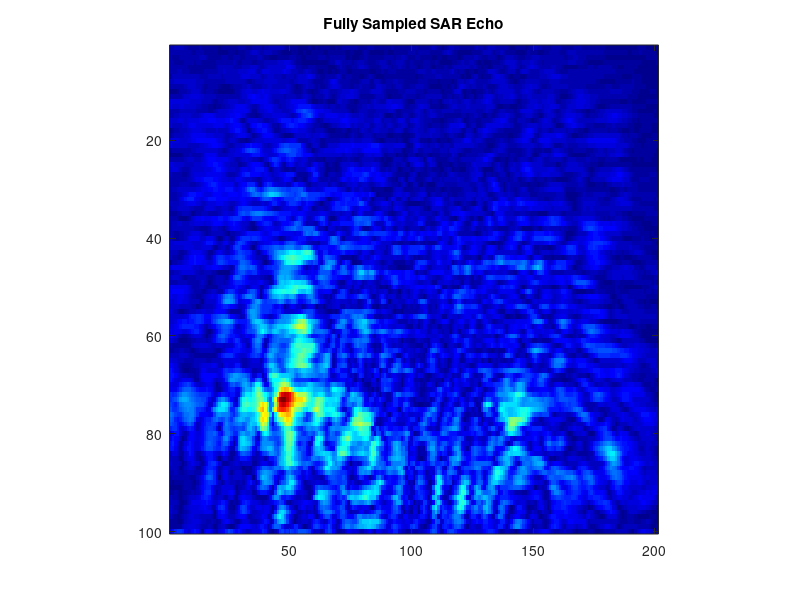
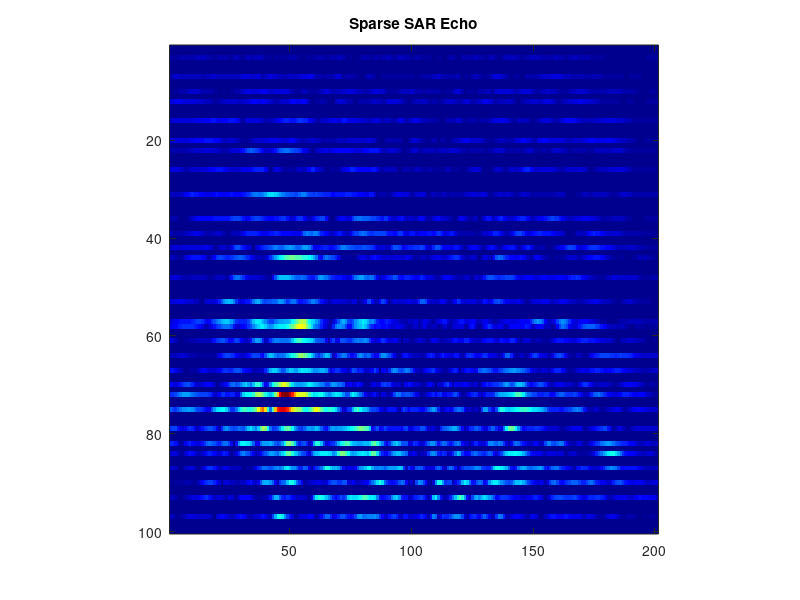

Write MATLAB code to recreate these figures, in order. (Note: this script raises an error after producing the figures.)
clear
close all
clc
tic;

%% load data

addpath('utils');
data=load('sardata.mat');
data=data.sardata;
sarData=data.range_slice;
figure;imagesc(abs(sarData));axis square;colormap('jet');             % range slice echo
title 'Fully Sampled SAR Echo';
xyz=data.slice_xyz;                                                   % dx dy and distance z0
params=data.params;

%% chose MC methods(TCTA/TVNNA)

IS_TCTA_OR_TVNNA = 1;   % tcta==1,tvnna=2

%% imaging parameters

dx=xyz.dx;
dy=xyz.dy;                        % sampling interval at x,y axis in mm
z0=xyz.distance;                  % distance of radar and target at mm
f0=params.f0;                     % start frequency
c=params.c;                       % speed of light
fslope=params.fslope;             % slope const (Hz/sec)
fs=params.fs;                     % sampling rate (sps)
num_sample=params.num_sample;     % number of sampling points at z axis
nFFTspace=params.nFFTspace;       % number of FFT points for wave-domain
k = 2*pi*f0/c;                    % wave number
imSize =400;                      % image size at mm
amplitude=-40;                    % amplitude of [-40,0] dB after normalization

%% mask of different sparse sampling pattern

[M,N]= size(sarData);mask=zeros(M,N);

%% random sparse

% samp_rate = 0.2; chosen = randperm(M*N,round(samp_rate*M*N)); mask(chosen)=1;                                 % random: 20%

%% structured sparse

% % uniform sparse

% masknum=2;mask([1:masknum:end],:)=1;                                                                          % row: 50%

% masknum=4;mask([1:masknum:end],:)=1;                                                                          % row: 25%

% masknum=2;mask(:,[1:masknum:end])=1;                                                                          % column: 50%

% masknum=4;mask(:,[1:masknum:end])=1;                                                                          % column: 25%


% % non-uniform

% mask([1,3,4,7,9,10,12,14,15,18,20,21,24,26,29,31,32,34,36,39,41,43,45,47,49, ...
%     50,53,55,58,59,61,62,65,67,69,70,72,75,76,79,80,82,84,87,88,90,93,95,97,100],:)=1;                        % row 50%

mask([3,7,10,12,16,20,22,26,31,36,39,42,44,48,53,57,58,61,64,67,70,72,75,79,82,84,87,90,93,97],:)=1;          % row 30%

% mask([7,11,15,22,27,32,36,39,42,45,48,51,53,57,61,65,68,71,75,78,81,84,88,93,96],:)=1;                        % row 25%

% mask([11,15,22,27,33,39,43,48,52,56,60,63,67,70,73,78,81,84,88,93],:)=1;                                      % row 20%

% mask([7,15,25,36,42,48,54,59,64,70,76,81,87,90,96],:)=1;                                                      % row 15%

% mask(:,[1,3,10,12,16,20,25,26,30,32,36,39,44,48,50,52,57,61,66,68,70,72,75,79, ...
%     82,84,87,88,93,97,101,105,109,111,115,119,124,125,129,131,135,138,143,147, ...
%     149,151,156,160,165,167,169,171,174,178,181,183,186,187,192,196])=1;                                      % column 30%

% mask(:,[3,6,12,14,20,25,28,32,39,45,47,57,51,61,66,70,74,79,82,88,93,96,101, ...
%     107,112,118,127,124,136,133,141,147,154,158,163,169,172,177,184,181,190,197])=1;                          % column 20%

% mask(:,[7,15,22,29,36,42,48,57,64,71,78,84,90,96,100,102,109,115,122,127,136, ...
%     142,148,157,164,171,178,184,190,193,197])=1;                                                              % column 15%


% zigzag sparse sample

% masknum=2;mask([1:masknum*2:M,4:masknum*2:M],1:100)=1;mask([2:masknum*2:M,3:masknum*2:M],101:N)=1;            % 50%

% masknum=3;mask([1:masknum*2:M,6:masknum*2:M],1:67)=1;
% mask([2:masknum*2:M,5:masknum*2:M],68:133)=1;mask([3:masknum*2:M,4:masknum*2:M],134:N)=1;                     % 33.3%

% masknum=4;mask([1:masknum*2:M,8:masknum*2:M],1:50)=1;mask([2:masknum*2:M,7:masknum*2:M],51:100)=1;
% mask([3:masknum*2:M,6:masknum*2:M],101:150)=1;mask([4:masknum*2:M,5:masknum*2:M],151:N)=1;                    % 25%


sarData=sarData.*mask;                                       % mask
figure;imagesc(abs(sarData));axis square;colormap('jet');
title 'Sparse SAR Echo';

percent=nnz(sarData)/numel(sarData);                         % percent
fprintf('percent=%.6f\n',percent);
maxMod=max(abs(sarData(:)));sarData=sarData/maxMod;          % normalization

%% matrix completion(TCTA/TVNNA)

if IS_TCTA_OR_TVNNA==1
    mu0=2;                                               % ADMM penalty parameter
    e_rank=20;                                           % e_rank
    P=e_rank/2;                                          % pencil parameter
    Q=P;                                                 % pencil parameter
    maxIter_K=30;                                        % iterations
    sarData=TCTA(sarData,P,Q,mu0,maxIter_K,e_rank);      % toeplitz-column-toeplitz ADMM (TCTA)
    figure;imagesc(abs(sarData));axis square;colormap('jet');
    title 'Reconstructed SAR Echo After MC(TCTA)';
elseif IS_TCTA_OR_TVNNA==2
    lambda=1/percent;                                    % smoothness parameter
    rho=1;                                               % ADMM penalty parameter
    mu1=1.25;                                            % penalty parameter multiplier
    maxIter=100;                                         % iterations
    tol=1e-6;                                            % tolerance
    sarData=TVNNA(sarData,lambda,rho,mu1,maxIter,tol);   % Total Variation and Nuclear Norm ADMM (TVNNA)
    figure;imagesc(abs(sarData));axis square;colormap('jet');
    title 'Reconstructed SAR Echo After MC(TVNNA)';
end

%% rma 2d imaging

RMA_2D(dx,dy,k,z0,sarData,nFFTspace,amplitude,imSize);   % imaging of one range slice

ReconstrcutAndImagingTime = toc;
fprintf('Reconstruction and imaging time=%.6f\n',ReconstrcutAndImagingTime);
